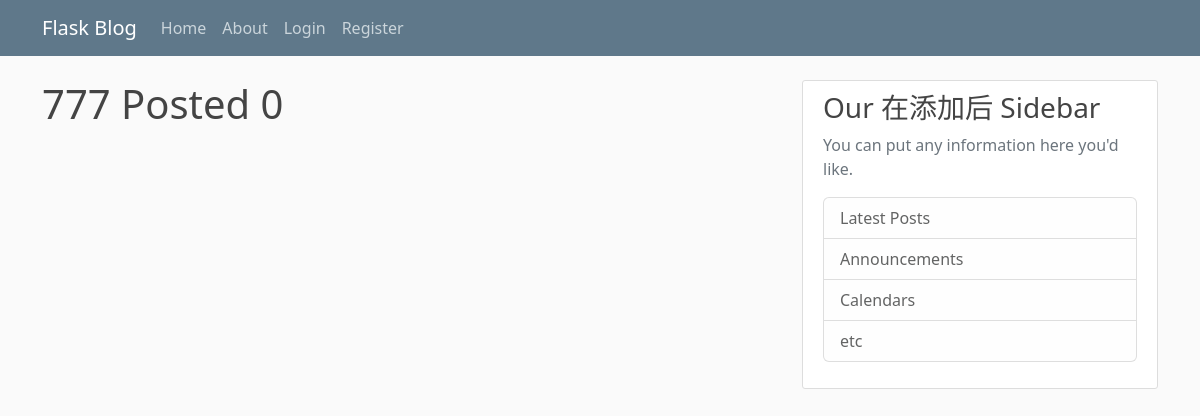
Page /user/777 on the earlier database version.
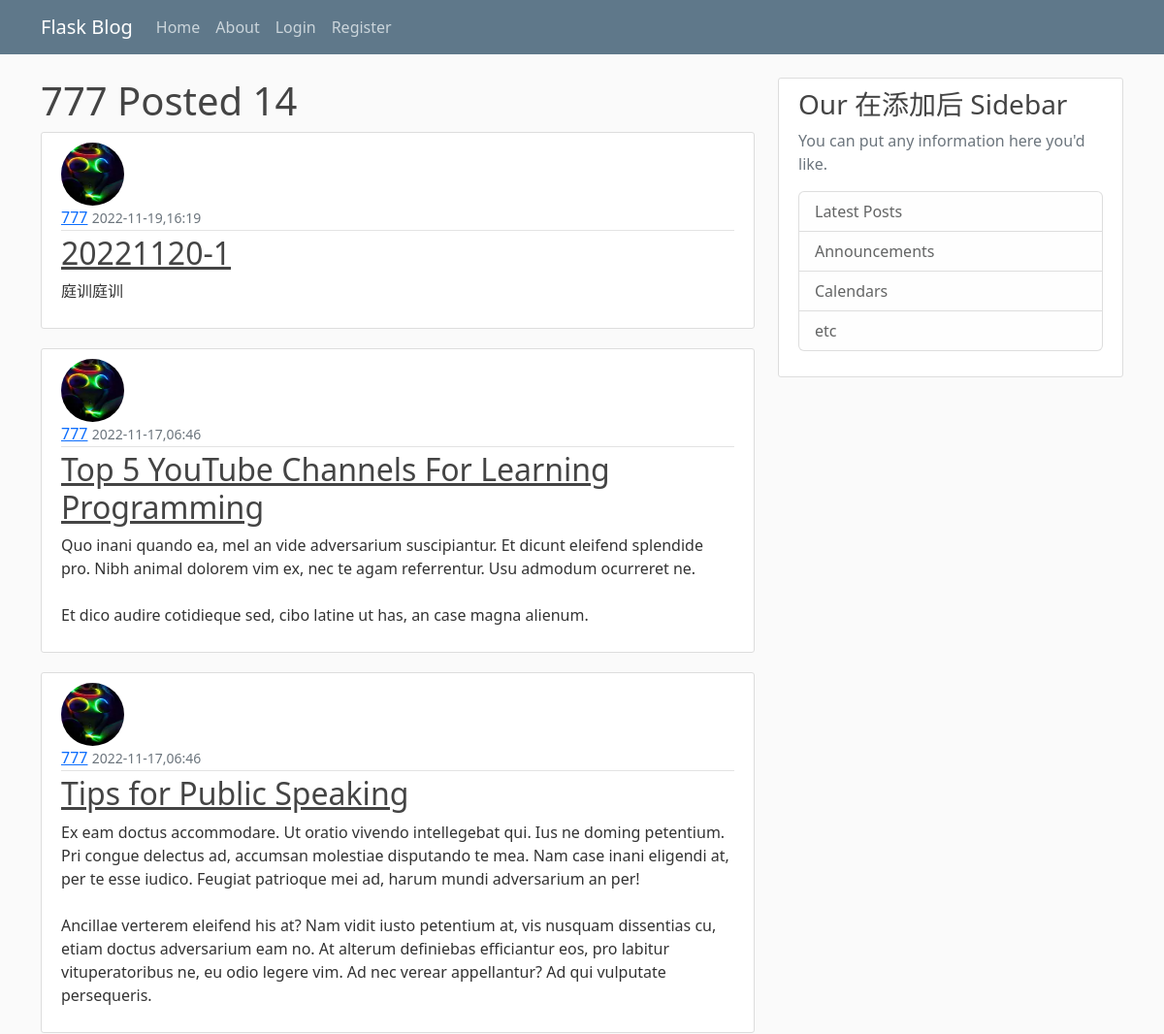
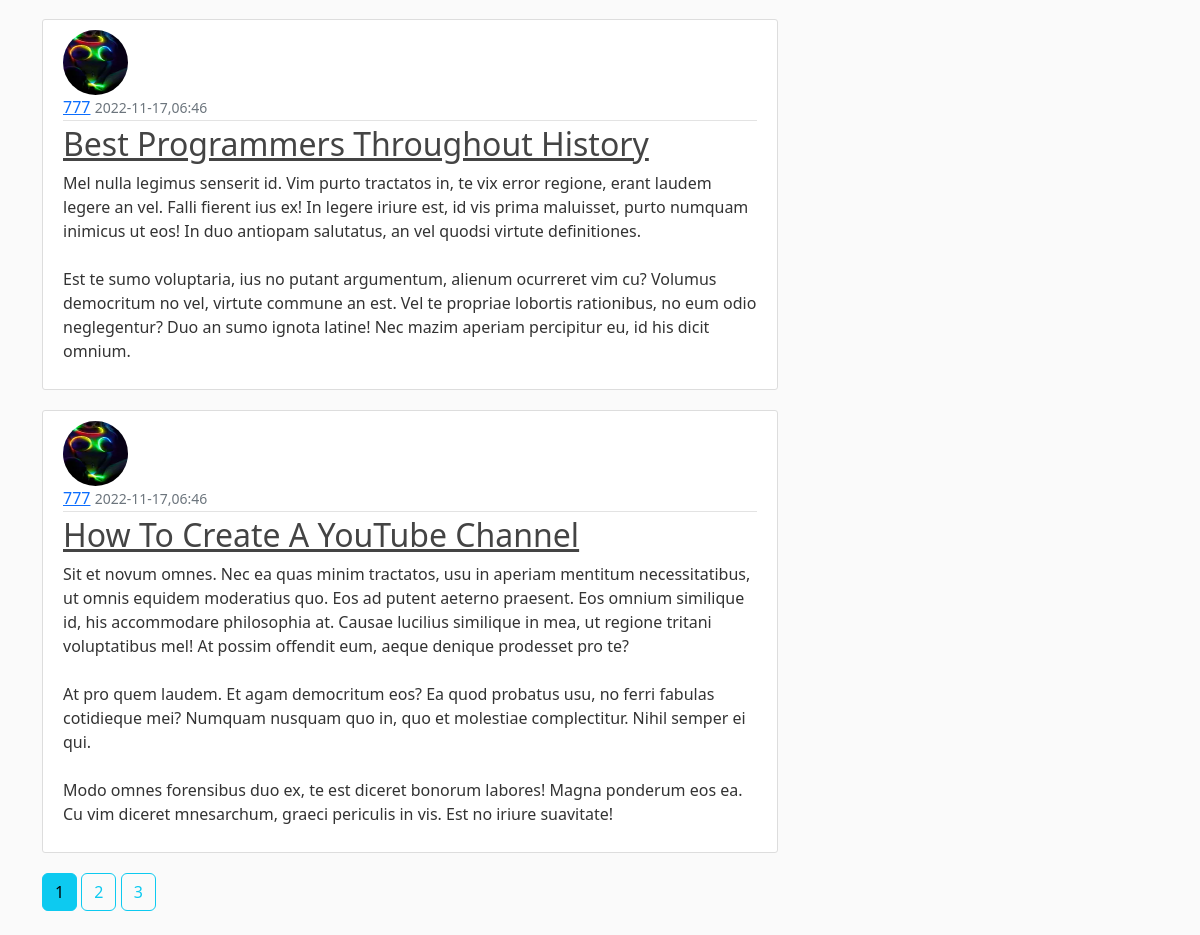
Same page on the later database version (2 pictures, top to bottom).
### flaskblog/models.py (models this page shows, shortened)
class Post(db.Model):
    id = db.Column(db.Integer,primary_key=True)
    title = db.Column(db.String(100),nullable=True)
    date_posted = db.Column(db.DateTime,nullable=False,default=datetime.utcnow)
    content = db.Column(db.Text,nullable=False)
    user_id = db.Column(db.Integer,db.ForeignKey('user.id'),nullable=False)

class User(db.Model,UserMixin):
    id = db.Column(db.Integer,primary_key=True)
    username = db.Column(db.String(20),unique=True,nullable=False)
    email = db.Column(db.String(120),unique=True,nullable=False)
    image_file = db.Column(db.String(20),nullable=False,default='default.jpg')
    password = db.Column(db.String(60),nullable=False)
    posts = db.relationship('Post',backref='author',lazy=True)

### flaskblog/routes.py (the view)
@app.route("/user/<string:username>")
def user_posts(username):
    page = request.args.get('page',1,type=int)
    user = User.query.filter_by(username=username).first_or_404()
    posts = Post.query.filter_by(author=user)\
        .order_by(Post.date_posted.desc())\
            .paginate(page=page,per_page=5)
    return render_template('user_posts.html',posts=posts,username=user.username)

### flaskblog/templates/user_posts.html
{% extends "layout.html" %}
{% block content %}
<h1> {{username}} Posted {{ posts.total }}</h1>
{% for post in posts %}
    <article class="media content-section">
        <div class="media-body">
            <img class="rounded-circle article-img" src="{{ url_for('static',filename='profile_pics/' + post.author.image_file) }}">
            <div class="article-metadata">
                <a class="mr-2" href="{{url_for('user_posts',username=post.author.username) }}">{{ post.author.username }}</a>
                <small class="text-muted">{{ post.date_posted.strftime('%Y-%m-%d,%H:%M') }}</small>
            </div>
            <h2><a class="article-title" href="{{ url_for('post',post_id=post.id) }}">{{ post.title }}</a></h2>
            <p class="article-content">{{ post.content }}</p>
        </div>
    </article>
{% endfor %}
{% for page in posts.iter_pages() %}
    {% if page %}
        {% if page == posts.page %}
        <a class="btn btn-info mb-4" href="{{url_for('user_posts',username=username,page=page)}}">{{ page }}</a>
        {% else %}
        <a class="btn btn-outline-info mb-4" href="{{url_for('user_posts',username=username,page=page)}}">{{ page }}</a>
        {% endif %}
    {% else %}
    ...
    {% endif %}
{% endfor %}
{% endblock content %}

Differences in the rows shown:
added Post: image_file (picture), author.username "777", date_posted "2022-11-19,16:19", title "20221120-1", content "庭训庭训"
added Post: image_file (picture), author.username "777", date_posted "2022-11-17,06:46", title "Top 5 YouTube Channels For Learning Programming", content "Quo inani quando ea, mel an vide adversarium suscipiantur. Et dicunt eleifend splendide pro. Nibh animal dolorem vim ex, nec te agam referrentur. Usu admodum ocurreret ne. Et dico audire cotidieque sed, cibo latine ut has, an case magna alienum."
added Post: image_file (picture), author.username "777", date_posted "2022-11-17,06:46", title "Tips for Public Speaking", content "Ex eam doctus accommodare. Ut oratio vivendo intellegebat qui. Ius ne doming petentium. Pri congue delectus ad, accumsan molestiae disputando te mea. Nam case inani eligendi at, per te esse iudico. Feugiat patrioque mei ad, harum mundi adversarium an per! Ancillae verterem eleifend his at? Nam vidit iusto petentium at, vis nusquam dissentias cu, etiam doctus adversarium eam no. At alterum definiebas efficiantur eos, pro labitur vituperatoribus ne, eu odio legere vim. Ad nec verear appellantur? Ad qui vulputate persequeris."
added Post: image_file (picture), author.username "777", date_posted "2022-11-17,06:46", title "Best Programmers Throughout History", content "Mel nulla legimus senserit id. Vim purto tractatos in, te vix error regione, erant laudem legere an vel. Falli fierent ius ex! In legere iriure est, id vis prima maluisset, purto numquam inimicus ut eos! In duo antiopam salutatus, an vel quodsi virtute definitiones. Est te sumo voluptaria, ius no putant argumentum, alienum ocurreret vim cu? Volumus democritum no vel, virtute commune an est. Vel te propriae lobortis rationibus, no eum odio neglegentur? Duo an sumo ignota latine! Nec mazim aperiam percipitur eu, id his dicit omnium."
added Post: image_file (picture), author.username "777", date_posted "2022-11-17,06:46", title "How To Create A YouTube Channel", content "Sit et novum omnes. Nec ea quas minim tractatos, usu in aperiam mentitum necessitatibus, ut omnis equidem moderatius quo. Eos ad putent aeterno praesent. Eos omnium similique id, his accommodare philosophia at. Causae lucilius similique in mea, ut regione tritani voluptatibus mel! At possim offendit eum, aeque denique prodesset pro te? At pro quem laudem. Et agam democritum eos? Ea quod probatus usu, no ferri fabulas cotidieque mei? Numquam nusquam quo in, quo et molestiae complectitur. Nihil semper ei qui. Modo omnes forensibus duo ex, te est diceret bonorum labores! Magna ponderum eos ea. Cu vim diceret mnesarchum, graeci periculis in vis. Est no iriure suavitate!"
Other differences:
{{ posts.total }}: "0" → "14"
new list line: "1"
new list line: "2"
new list line: "3"
